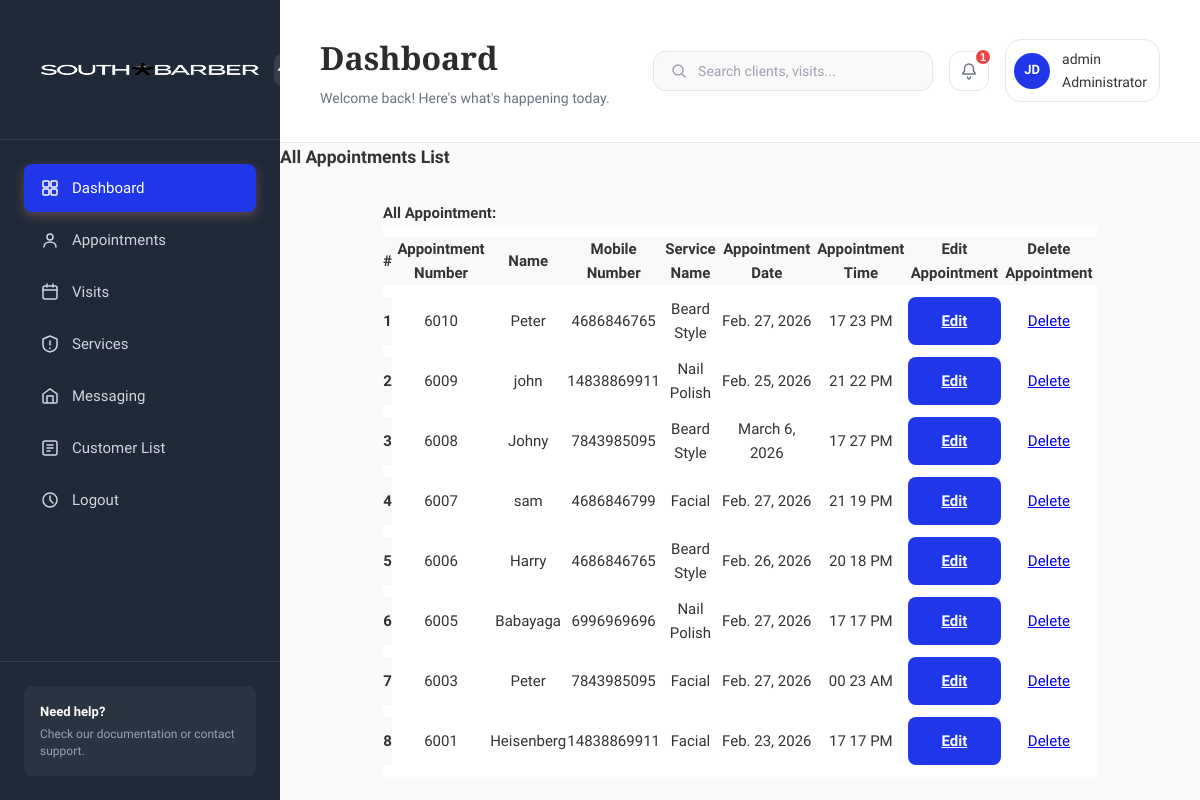
The app's page /adminsection/allappointment/ (signed in), older data.
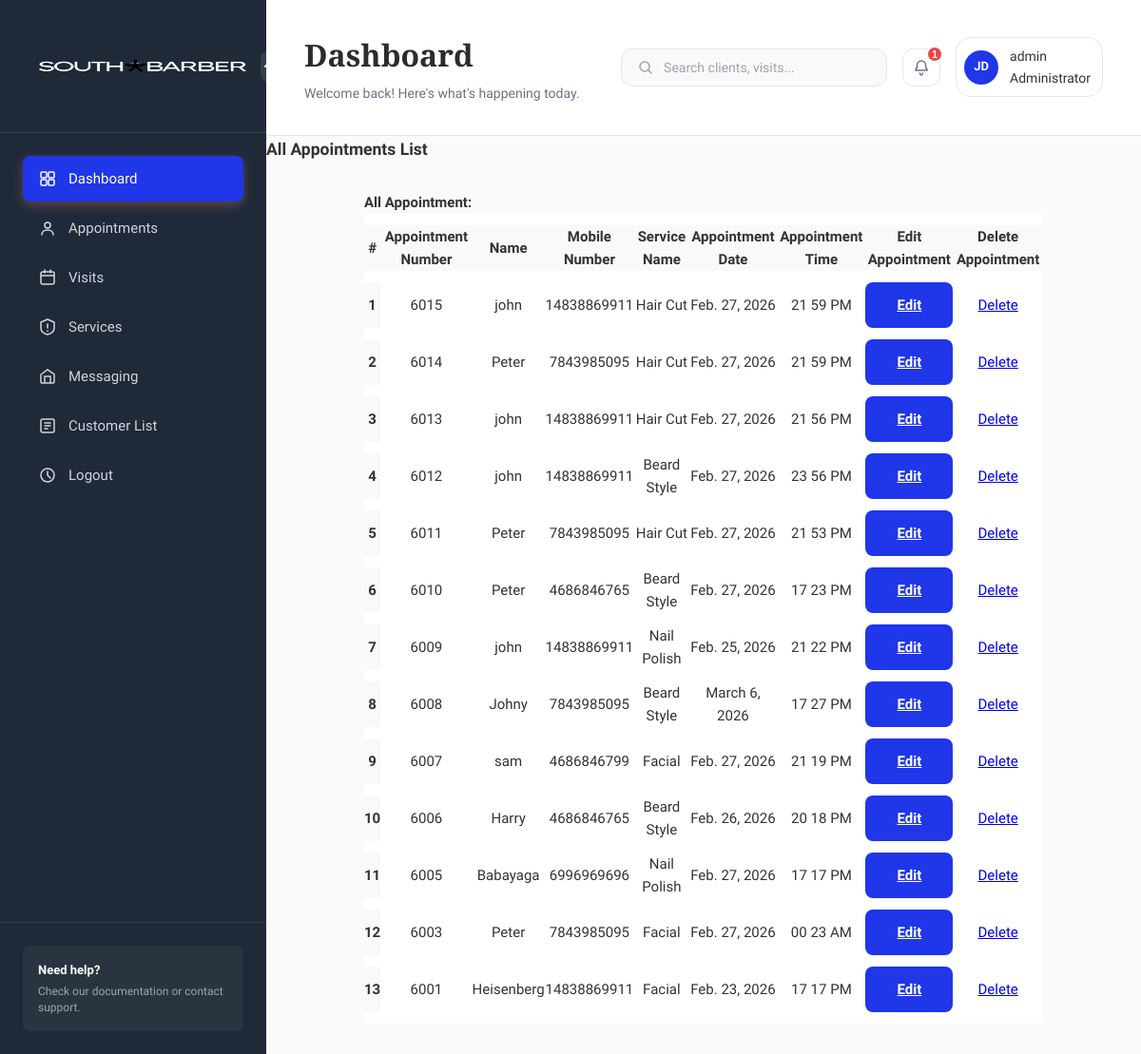
The same page, newer data.
### adminsection/models.py (models this page shows, shortened)
class User(AbstractUser):
    ROLE_CHOICES = (
        ('ADMIN', 'Admin'),
        ('MANAGER', 'Manager'),
        ('EMPLOYEE', 'Employee'),
        ('CUSTOMER', 'Customer'),
    )
    Role = models.CharField(max_length=20, choices=ROLE_CHOICES)
    Store = models.ForeignKey(Store, on_delete=models.SET_NULL, null=True, blank=True)

class Service(models.Model):
    ServiceName = models.CharField(max_length=25)
    Cost = models.PositiveIntegerField()
    TimeStamp = models.DateTimeField(auto_now_add=True)
    def __str__(self):
        return self.ServiceName

### parlour/models.py (models this page shows, shortened)
class Appointment(models.Model):
    Name = models.CharField(max_length=50)
    Email = models.EmailField()
    PhoneNumber = models.CharField(max_length=11)
    Service = models.ForeignKey(Service, on_delete=models.CASCADE)
    Note = models.TextField()
    AppointmentDate = models.DateField()
    AppointmentTime = models.TimeField()
    ApplyDate = models.DateTimeField(auto_now_add=True)
    RemarkDate = models.DateTimeField(auto_now=True)
    AppointmentNumber = models.IntegerField(null=True, blank=True)
    REMARK_CHOICES = (
        ('1', 'Accepted'),
        ('0', 'Rejected'),
    )
    Remark = models.CharField(max_length=1, choices=REMARK_CHOICES)

### adminsection/views.py (the view)
# urls.py: path('allappointment/', views.allappointment, name='allappointment'),
@staff_member_required
def allappointment(request):
    Appointments = Appointment.objects.order_by('-ApplyDate')
    context = {
        'Appointments': Appointments
    }
    return render(request, 'adminsection/appointments.html', context)

### templates/adminsection/appointments.html (shortened to what this page needs)
{% extends 'adminsection/base.html' %}
{% load static %}
{% block content %}
<div id="page-wrapper">
	<div class="main-page">
		<div class="tables">
			<h3 class="title1">All Appointments List</h3>
			<div class="table-container">
    			<div class="table-responsive">
				<h4>All Appointment:</h4>
				<table class="table table-bordered">
					<thead>
						<tr>
							<th>#</th>
							<th> Appointment Number</th>
							<th>Name</th>
							<th>Mobile Number</th>
							<th>Service Name</th>
							<th>Appointment Date</th>
							<th>Appointment Time</th>
							<th>Edit Appointment</th>
							<th>Delete Appointment</th>
						</tr>
					</thead>
					<tbody>
						{% for list in Appointments %}
						<tr>
							<th scope="row">{{ forloop.counter }}</th>
							<td>{{ list.AppointmentNumber}}</td>
							<td>{{ list.Name}}</td>
							<td>{{ list.PhoneNumber}}</td>
							<td>{{ list.Service}}</td>
							<td>{{ list.AppointmentDate}}</td>
							<td>{{ list.AppointmentTime|date:"H i A"}}</td>
							<td>
							<a href="{% url 'viewappointment' list.id %}" class="btn btn-primary btn-sm">
								Edit
							</a>
							</td>
							<td>
							<a href="{% url 'deleteappointment' list.id %}"
							class="btn btn-danger btn-sm"
							onclick="return confirm('Are you sure you want to delete this appointment?');">
								Delete
							</a>
							</td>
						</tr>
						{% endfor %}
					</tbody>
				</table>
			</div>
		</div>
	</div>
</div>
</div>
{% endblock %}

### templates/adminsection/base.html (shortened to what this page needs)
{% load static %}
<!DOCTYPE html>
<html lang="en">
<head>
    <link rel="stylesheet" href="{% static 'css/styles.css' %}">
</head>
<body>
    <html class="app-container">
        <aside class="sidebar">
            <div class="sidebar-header">
                <div class="logo">
                    <img src="{% static 'images/SOUTH BARBER LOGO.png' %}" alt="South Barber Logo" style="width:250px; height:75px;">
                </div>
                <button class="sidebar-toggle">
                    <svg width="20" height="20" viewBox="0 0 20 20" fill="none">
                        <path d="M15 10L10 5L5 10" stroke="currentColor" stroke-width="2" stroke-linecap="round"/>
                    </svg>
                </button>
            </div>
            <nav class="sidebar-nav">
                <a href="{% url 'dashboard' %}" class="nav-item active">
                    <span>Dashboard</span>
                </a>
                <a href="{% url 'allappointment' %}" class="nav-item">
                    <svg width="20" height="20" viewBox="0 0 20 20" fill="none">
                        <circle cx="10" cy="7" r="3" stroke="currentColor" stroke-width="1.5"/>
                        <path d="M4 17C4 14 6.5 12 10 12C13.5 12 16 14 16 17" stroke="currentColor" stroke-width="1.5" stroke-linecap="round"/>
                    </svg>
                    <span>Appointments</span>
                </a>
                <a href="visits.html" class="nav-item">
                    <svg width="20" height="20" viewBox="0 0 20 20" fill="none">
                        <rect x="3" y="4" width="14" height="13" rx="2" stroke="currentColor" stroke-width="1.5"/>
                        <path d="M7 2V5M13 2V5M3 8H17" stroke="currentColor" stroke-width="1.5" stroke-linecap="round"/>
                    </svg>
                    <span>Visits</span>
                </a>
                <a href="{% url 'manageservices' %}" class="nav-item">
                    <svg width="20" height="20" viewBox="0 0 20 20" fill="none">
                        <path d="M3 5L10 2L17 5V11C17 14.5 14 17 10 18C6 17 3 14.5 3 11V5Z" stroke="currentColor" stroke-width="1.5" stroke-linejoin="round"/>
                        <path d="M10 7V11M10 14V14.5" stroke="currentColor" stroke-width="1.5" stroke-linecap="round"/>
                    </svg>
                    <span>Services</span>
                </a>
                <a href="#" class="nav-item">
                    <svg width="20" height="20" viewBox="0 0 20 20" fill="none">
                        <path d="M3 8L10 3L17 8V16C17 16.5 16.5 17 16 17H4C3.5 17 3 16.5 3 16V8Z" stroke="currentColor" stroke-width="1.5"/>
                        <path d="M13 17V10H7V17" stroke="currentColor" stroke-width="1.5"/>
                    </svg>
                    <span>Messaging</span>
                </a>
                <a href="{% url 'customerlist' %}" class="nav-item">
                    <svg width="20" height="20" viewBox="0 0 20 20" fill="none">
                        <rect x="3" y="3" width="14" height="14" rx="2" stroke="currentColor" stroke-width="1.5"/>
                        <path d="M7 7H13M7 10H13M7 13H10" stroke="currentColor" stroke-width="1.5" stroke-linecap="round"/>
                    </svg>
                    <span>Customer List</span>
                </a>
                <a href="{% url 'logout' %}" class="nav-item">
                    <svg width="20" height="20" viewBox="0 0 20 20" fill="none">
                        <circle cx="10" cy="10" r="7" stroke="currentColor" stroke-width="1.5"/>
                        <path d="M10 6V10L13 13" stroke="currentColor" stroke-width="1.5" stroke-linecap="round"/>
                    </svg>
                    <span>Logout</span>
                </a>
            </nav>
            <div class="sidebar-footer">
                <div class="help-section">
                    <p class="help-title">Need help?</p>
                    <p class="help-text">Check our documentation or contact support.</p>
                </div>
            </div>
        </aside>
        <main class="main-content">
            <header class="header">
                <div class="header-left">
                    <h1 class="page-title">Dashboard</h1>
                    <p class="page-subtitle">Welcome back! Here's what's happening today.</p>
                </div>
                <div class="header-right">
                    <div class="search-box">
                        <svg width="18" height="18" viewBox="0 0 18 18" fill="none">
                            <circle cx="8" cy="8" r="5" stroke="currentColor" stroke-width="1.5"/>
                            <path d="M12 12L15 15" stroke="currentColor" stroke-width="1.5" stroke-linecap="round"/>
                        </svg>
                        <input type="text" placeholder="Search clients, visits...">
                    </div>
                    <button class="notification-btn">
                        <svg width="20" height="20" viewBox="0 0 20 20" fill="none">
                            <path d="M10 3C7.5 3 5.5 5 5.5 7.5V10L4 12V13H16V12L14.5 10V7.5C14.5 5 12.5 3 10 3Z" stroke="currentColor" stroke-width="1.5"/>
                            <path d="M8.5 16C8.5 17 9.5 18 10 18C10.5 18 11.5 17 11.5 16" stroke="currentColor" stroke-width="1.5" stroke-linecap="round"/>
                        </svg>
                        <span class="notification-badge">1</span>
                    </button>
                    <div class="user-menu">
                        {% if request.user.is_authenticated %}
                        <div class="user-avatar">JD</div>
                        <span class="user-name">
                            <p>{{ user.username }}</p>
                            {% if request.user.is_superuser %}
                            <span>Administrator </span>
                            {% else %}
                            <span>Staff</span>
                            {% endif %}
                                </span>
                        </div>
                        {% endif %}
                </div>
            </header>
            {% block content %}
            {% endblock %}
    </main>
</html>

Row changes from the older to the newer data that the page shows:
added Appointment: AppointmentNumber "6015", Name "john", PhoneNumber "14838869911", Service "Hair Cut", AppointmentDate "Feb. 27, 2026", AppointmentTime "21 59 PM"
added Appointment: AppointmentNumber "6014", Name "Peter", PhoneNumber "7843985095", Service "Hair Cut", AppointmentDate "Feb. 27, 2026", AppointmentTime "21 59 PM"
added Appointment: AppointmentNumber "6013", Name "john", PhoneNumber "14838869911", Service "Hair Cut", AppointmentDate "Feb. 27, 2026", AppointmentTime "21 56 PM"
added Appointment: AppointmentNumber "6012", Name "john", PhoneNumber "14838869911", Service "Beard Style", AppointmentDate "Feb. 27, 2026", AppointmentTime "23 56 PM"
added Appointment: AppointmentNumber "6011", Name "Peter", PhoneNumber "7843985095", Service "Hair Cut", AppointmentDate "Feb. 27, 2026", AppointmentTime "21 53 PM"
